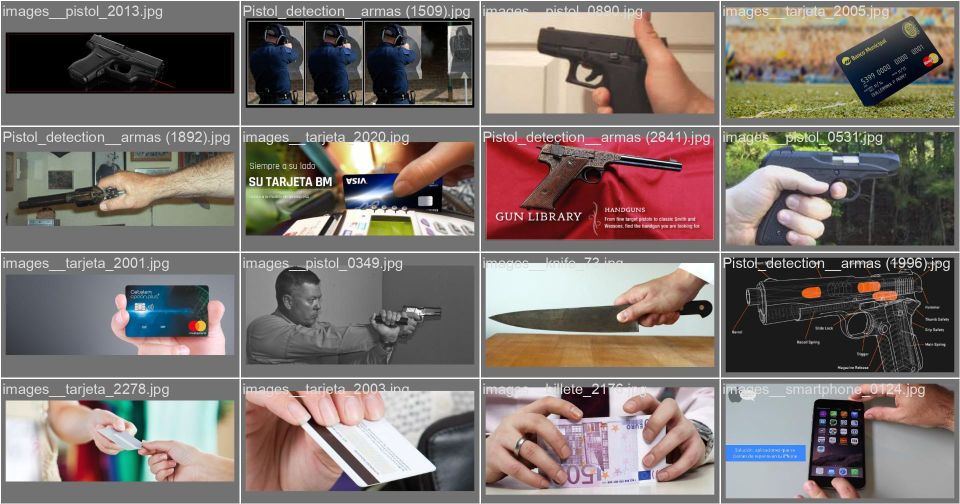
#> input picture runs/detect/val/val_batch0_pred.jpg, 1920 x 1008 px (shown at 1/2 size)
$ python -i night.py   (imports and definitions only)
#> lines starting #> are read from the running program, lines starting #| are printed output that depends on the picture
#> further down, picture is the input picture: shape (1008, 1920, 3); mean B, G, R 110.9, 115.7, 125.6
"""Low-light and haze enhancement applied before detection."""
from datetime import datetime
from typing import Tuple

import cv2
import numpy as np

from ml.config import ml_config

DCP_PATCH = 15
DCP_OMEGA = 0.95
DCP_MIN_TRANSMISSION = 0.1
ATMOSPHERE_TOP_FRACTION = 0.001


def ensure_bgr(frame: np.ndarray) -> np.ndarray:
    """Thermal and some IR cameras deliver single-channel frames."""
    if frame.ndim == 2:
        return cv2.cvtColor(frame, cv2.COLOR_GRAY2BGR)
    if frame.shape[2] == 4:
        return cv2.cvtColor(frame, cv2.COLOR_BGRA2BGR)
    return frame


class NightEnhancer:
    def __init__(self):
        self.clahe = cv2.createCLAHE(clipLimit=2.0, tileGridSize=(8, 8))

    def get_brightness(self, frame: np.ndarray) -> float:
        gray = cv2.cvtColor(ensure_bgr(frame), cv2.COLOR_BGR2GRAY)
        return float(np.mean(gray))

    def get_contrast(self, frame: np.ndarray) -> float:
        gray = cv2.cvtColor(ensure_bgr(frame), cv2.COLOR_BGR2GRAY)
        return float(gray.std())

    def is_night_time(self, now: datetime = None) -> bool:
        return ml_config.is_night_hour((now or datetime.now()).hour)

    def enhance_clahe(self, frame: np.ndarray) -> np.ndarray:
        lab = cv2.cvtColor(ensure_bgr(frame), cv2.COLOR_BGR2LAB)
        l_channel, a_channel, b_channel = cv2.split(lab)
        enhanced = cv2.merge([self.clahe.apply(l_channel), a_channel, b_channel])
        return cv2.cvtColor(enhanced, cv2.COLOR_LAB2BGR)

    def enhance_dehazing(self, frame: np.ndarray) -> np.ndarray:
        """Dark channel prior dehazing (He et al.): estimate airlight and transmission, then recover."""
        image = ensure_bgr(frame).astype(np.float32) / 255.0
        kernel = cv2.getStructuringElement(cv2.MORPH_RECT, (DCP_PATCH, DCP_PATCH))

        dark = cv2.erode(np.min(image, axis=2), kernel)
        flat_dark = dark.reshape(-1)
        count = max(1, int(flat_dark.size * ATMOSPHERE_TOP_FRACTION))
        brightest = np.argpartition(flat_dark, -count)[-count:]
        atmosphere = image.reshape(-1, 3)[brightest].max(axis=0)
        atmosphere = np.maximum(atmosphere, 1e-3)

        normalized_dark = cv2.erode(np.min(image / atmosphere, axis=2), kernel)
        transmission = 1.0 - DCP_OMEGA * normalized_dark
        transmission = cv2.GaussianBlur(transmission, (0, 0), sigmaX=DCP_PATCH / 3)
        transmission = np.clip(transmission, DCP_MIN_TRANSMISSION, 1.0)[:, :, np.newaxis]

        recovered = (image - atmosphere) / transmission + atmosphere
        return np.clip(recovered * 255.0, 0, 255).astype(np.uint8)

    @staticmethod
    def frame_statistics(frame: np.ndarray) -> Tuple[float, float]:
        """(brightness, contrast) from one grayscale conversion of a 1/4-scale copy (~16x fewer pixels)."""
        small = cv2.resize(frame, (max(1, frame.shape[1] // 4), max(1, frame.shape[0] // 4)), interpolation=cv2.INTER_AREA)
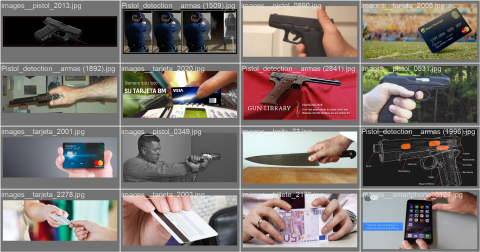
#> small: shape (252, 480, 3); mean B, G, R 110.9, 115.7, 125.6
        gray = cv2.cvtColor(small, cv2.COLOR_BGR2GRAY)
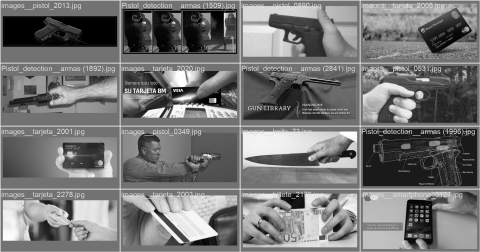
#> gray: shape (252, 480); min 0, max 255, mean 118.1
        mean, std = cv2.meanStdDev(gray)
#> mean = [118.1]; std = [59.6]
        return float(mean[0][0]), float(std[0][0])

    def check_and_enhance(self, frame: np.ndarray) -> Tuple[np.ndarray, bool, str]:
        frame = ensure_bgr(frame)
        brightness, contrast = self.frame_statistics(frame)
#> brightness = 118.1; contrast = 59.6

#> (the run stopped early here; a loop or call above may not have finished)

$ run again, on runs/detect/val/val_batch2_pred.jpg
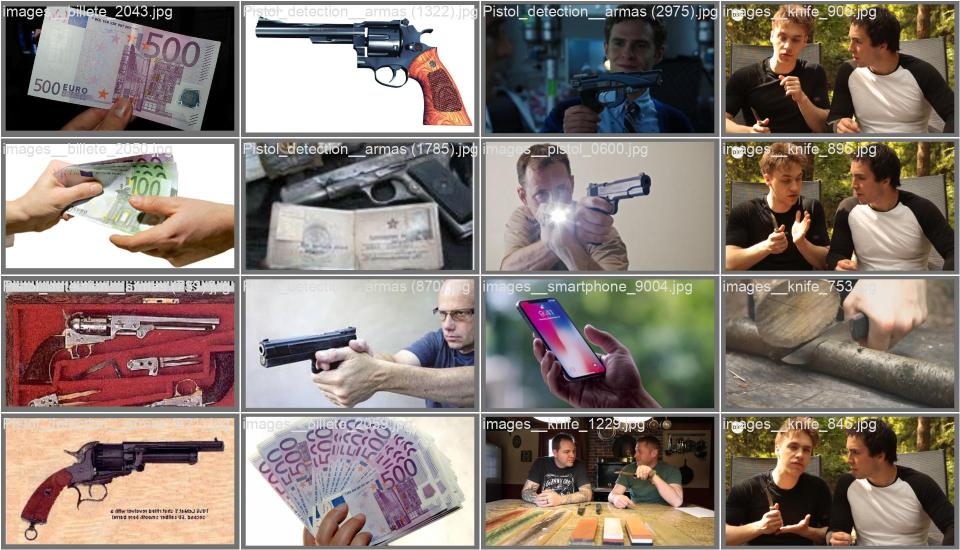
#> input picture runs/detect/val/val_batch2_pred.jpg, 1920 x 1100 px (shown at 1/2 size)
#> picture is the input picture: shape (1100, 1920, 3); mean B, G, R 118.1, 125.7, 137.8
#> in frame_statistics, `small = cv2.resize(frame, (max(1, frame.shape[1] // 4), max(1, frame.s..`:
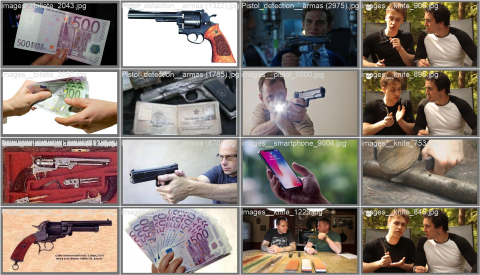
#> small: shape (275, 480, 3); mean B, G, R 118.1, 125.7, 137.8
#> in frame_statistics, `gray = cv2.cvtColor(small, cv2.COLOR_BGR2GRAY)`:
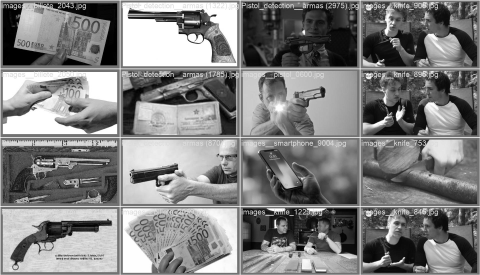
#> gray: shape (275, 480); min 0, max 255, mean 128.4
#> mean = [128.4]; std = [71.45]
#> brightness = 128.4; contrast = 71.45
